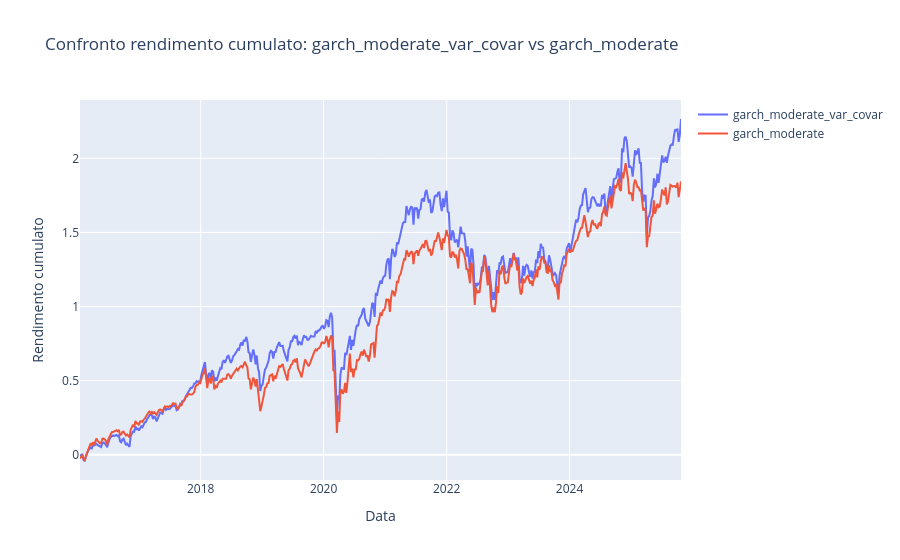

Source (notebook cell):
### Code cell
plot_compare(
    "garch_moderate_var_covar",
    "garch_moderate",
    df=pd.concat([part1_returns_df, part2_df], axis=1))

### Figure 1 — Plotly figure (JSON) as saved in the notebook; plotly's stock layout.template omitted (floating-point values rounded to 4 significant figures; data arrays with more than 128 entries replaced by an {"elided": "..."} marker saying what was removed)
{"data": [{"mode": "lines", "name": "garch_moderate_var_covar", "type": "scatter", "x": {"elided": "511 str values"}, "y": {"elided": "511 float values"}}, {"mode": "lines", "name": "garch_moderate", "type": "scatter", "x": {"elided": "511 str values"}, "y": {"elided": "511 float values"}}], "layout": {"autosize": true, "hovermode": "x unified", "title": {"text": "Confronto rendimento cumulato: garch_moderate_var_covar vs garch_moderate"}, "xaxis": {"autorange": true, "range": ["2016-01-15", "2025-10-24"], "title": {"text": "Data"}, "type": "date"}, "yaxis": {"autorange": true, "range": [-0.1706, 2.394], "title": {"text": "Rendimento cumulato"}, "type": "linear"}}}
